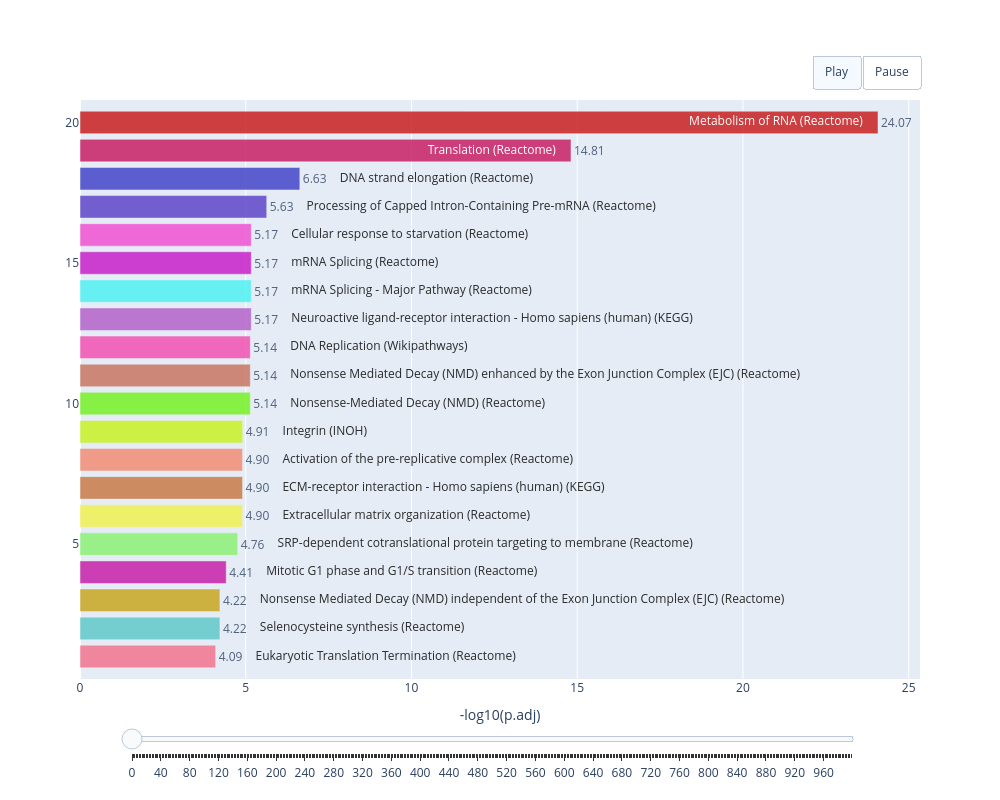

Notebook source saved alongside this figure:
### Code cell
import bar_chart_race_ as bcr

bcr = bcr.bar_chart_race_plotly(orientation='h', #filename='race.html', 
                                period_length=2000, 
                                interpolate_period=True, 
                                steps_per_period=2, n_bars=20, 
                                autorange_vals = True, #does not work currently
                                val_ax_label = '-log10(p.adj)',
                                )
bcr.make_animation()
